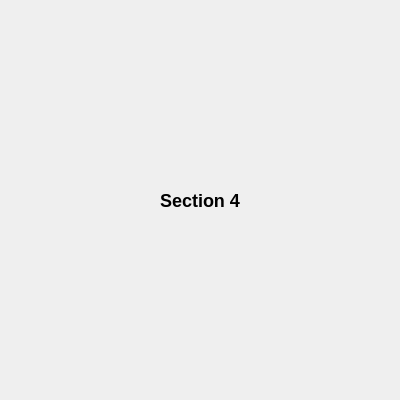
<?xml version="1.0" encoding="UTF-8"?>
<ui version="4.0">
 <class>section_4_panel</class>
 <widget class="QWidget" name="section_4_panel">
  <property name="geometry">
   <rect>
    <x>0</x>
    <y>0</y>
    <width>400</width>
    <height>400</height>
   </rect>
  </property>
  <property name="windowTitle">
   <string>Form</string>
  </property>
  <layout class="QVBoxLayout" name="verticalLayout">
   <item>
    <widget class="QLabel" name="placeholder_label">
     <property name="text">
      <string>Section 4</string>
     </property>
     <property name="alignment">
      <set>Qt::AlignCenter</set>
     </property>
     <property name="styleSheet">
      <string notr="true">font-size: 18px; font-weight: bold;</string>
     </property>
    </widget>
   </item>
  </layout>
 </widget>
 <resources/>
 <connections/>
</ui>
